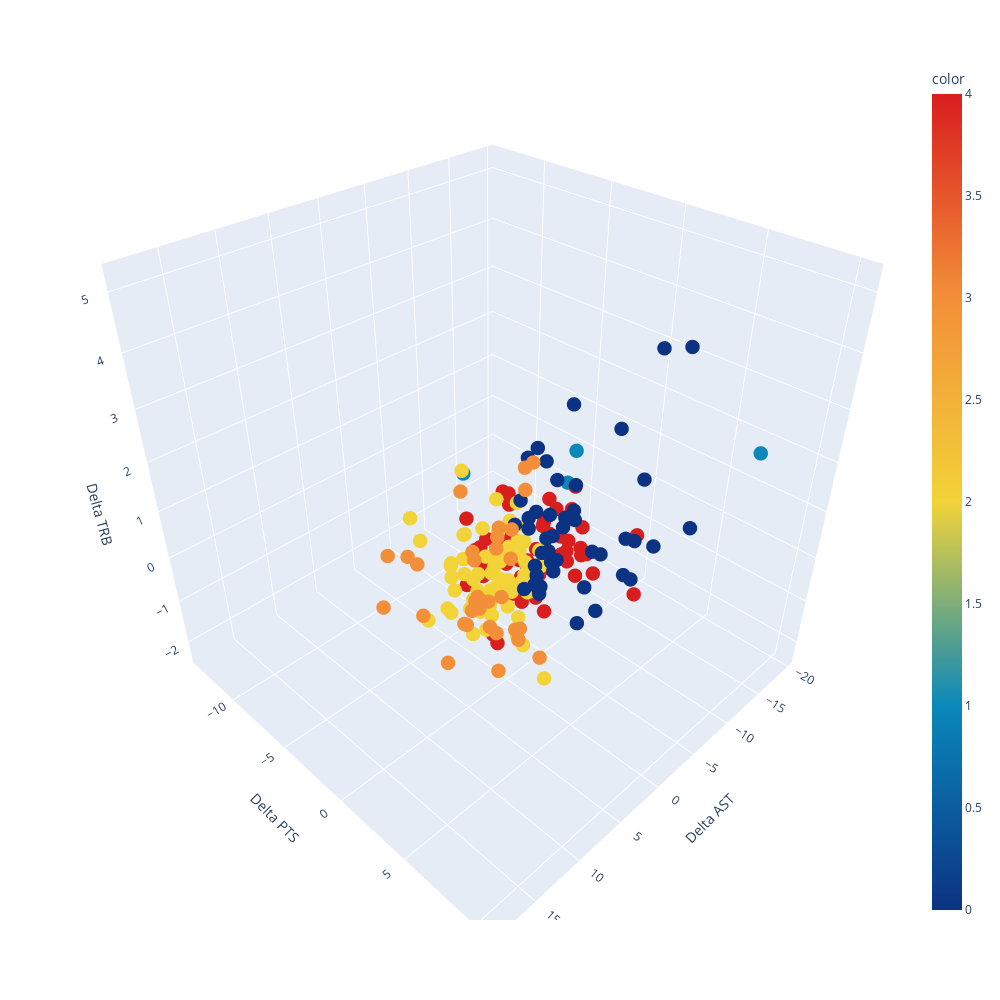

The notebook cell this image was saved under:
### Code cell
fig = px.scatter_3d(subset_2, x=subset_2["Delta AST"], y=subset_2["Delta PTS"], z=subset_2["Delta TRB"],
              color=kmeans.labels_, width=1000, height=1000, color_continuous_scale='Portland')
fig.update_traces(marker=dict(size=5))

fig.show()

### Figure 1 — Plotly figure (JSON) as saved in the notebook; plotly's stock layout.template omitted (floating-point values rounded to 4 significant figures; data arrays with more than 128 entries replaced by an {"elided": "..."} marker saying what was removed)
{"data": [{"hoverlabel": {"namelength": 0}, "hovertemplate": "Delta AST=%{x}<br>Delta PTS=%{y}<br>Delta TRB=%{z}<br>color=%{marker.color}", "legendgroup": "", "marker": {"color": {"elided": "206 int values"}, "coloraxis": "coloraxis", "size": 5, "symbol": "circle"}, "mode": "markers", "name": "", "scene": "scene", "showlegend": false, "type": "scatter3d", "x": {"elided": "206 float values"}, "y": {"elided": "206 float values"}, "z": {"elided": "206 float values"}}], "layout": {"coloraxis": {"colorbar": {"title": {"text": "color"}}, "colorscale": [[0, "rgb(12,51,131)"], [0.25, "rgb(10,136,186)"], [0.5, "rgb(242,211,56)"], [0.75, "rgb(242,143,56)"], [1, "rgb(217,30,30)"]]}, "height": 1000, "legend": {"tracegroupgap": 0}, "margin": {"t": 60}, "scene": {"domain": {"x": [0, 1], "y": [0, 1]}, "xaxis": {"title": {"text": "Delta AST"}}, "yaxis": {"title": {"text": "Delta PTS"}}, "zaxis": {"title": {"text": "Delta TRB"}}}, "width": 1000}}
